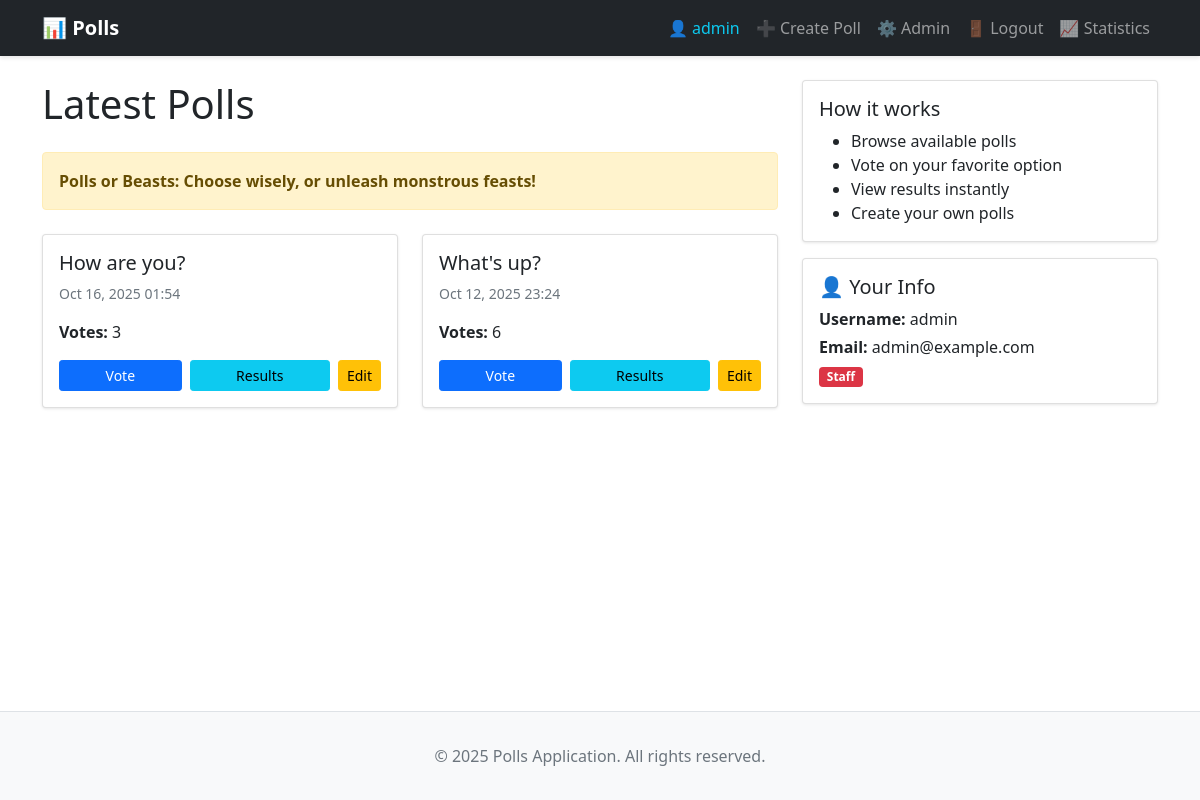
The page /polls/ (signed in) on the database its author committed.
### polls/models.py (models this page shows, shortened)
class Question(models.Model):
    question_text = models.CharField(max_length=200)
    pub_date = models.DateTimeField("date published")
    def get_total_votes(self):
        return sum(choice.votes for choice in self.choice_set.all())

class Choice(models.Model):
    question = models.ForeignKey(Question, on_delete=models.CASCADE)
    choice_text = models.CharField(max_length=200)
    votes = models.IntegerField(default=0)

### polls/views.py (the view)
# urls.py: path("", views.IndexView.as_view(), name="index"),
class IndexView(PollsBaseView, generic.ListView):
    template_name = "polls/index.html"
    context_object_name = "latest_question_list"
    def get_queryset(self):
        return Question.objects.filter(pub_date__lte=timezone.now()).order_by("-pub_date")[
               :5
               ]

### polls/views.py (called while the page is built)
    def get_slogan(self):
        return random.choice(self.slogans)

    def get_context_data(self, **kwargs):
        context = super().get_context_data(**kwargs)
        context['slogan'] = self.get_slogan()
        return context

### polls/templates/polls/index.html (shortened to what this page needs)
{% extends "base.html" %}
{% block content %}
<div class="row">
    <div class="col-lg-8">
        <h1 class="mb-4">Latest Polls</h1>
        {% if slogan %}
            <div class="alert alert-warning mb-4">
                <strong>{{ slogan }}</strong>
            </div>
        {% endif %}
        {% if latest_question_list %}
            <div class="row">
                {% for question in latest_question_list %}
                    <div class="col-md-6 mb-4">
                        <div class="card h-100">
                            <div class="card-body d-flex flex-column">
                                <h5 class="card-title">{{ question.question_text }}</h5>
                                <p class="card-text text-muted small">
                                    {{ question.pub_date|date:"M d, Y H:i" }}
                                </p>
                                <p class="card-text flex-grow-1">
                                    <strong>Votes:</strong>
                                    {{ question.get_total_votes }}
                                </p>
                                <div class="d-flex gap-2">
                                    <a href="{% url 'polls:detail' question.id %}" class="btn btn-primary btn-sm flex-grow-1">
                                        Vote
                                    </a>
                                    <a href="{% url 'polls:results' question.id %}" class="btn btn-info btn-sm flex-grow-1">
                                        Results
                                    </a>
                                    {% if user.is_staff %}
                                        <a href="{% url 'polls:poll_edit' question.id %}" class="btn btn-warning btn-sm">
                                            Edit
                                        </a>
                                    {% endif %}
                                </div>
                            </div>
                        </div>
                    </div>
                {% endfor %}
            </div>
        {% else %}
            <div class="alert alert-info">
                <h4>No polls available</h4>
                <p>There are no polls yet. {% if user.is_staff %}<a href="{% url 'polls:poll_new' %}">Create one!</a>{% endif %}</p>
            </div>
        {% endif %}
    </div>
    <div class="col-lg-4">
        <div class="card">
            <div class="card-body">
                <h5 class="card-title">How it works</h5>
                <ul class="mb-0">
                    <li>Browse available polls</li>
                    <li>Vote on your favorite option</li>
                    <li>View results instantly</li>
                    {% if user.is_authenticated and user.is_staff %}
                        <li>Create your own polls</li>
                    {% endif %}
                </ul>
            </div>
        </div>
        {% if user.is_authenticated %}
            <div class="card mt-3">
                <div class="card-body">
                    <h5 class="card-title">👤 Your Info</h5>
                    <p class="mb-1"><strong>Username:</strong> {{ user.username }}</p>
                    <p class="mb-1"><strong>Email:</strong> {{ user.email }}</p>
                    {% if user.is_staff %}
                        <p class="mb-0"><span class="badge bg-danger">Staff</span></p>
                    {% endif %}
                </div>
            </div>
        {% endif %}
    </div>
</div>
{% endblock %}

### templates/base.html (shortened to what this page needs)
<!DOCTYPE html>
<html lang="en">
<head>
    <link href="https://cdn.jsdelivr.net/npm/bootstrap@5.1.3/dist/css/bootstrap.min.css" rel="stylesheet">
</head>
<body>
    <nav class="navbar navbar-expand-lg navbar-dark bg-dark">
        <div class="container">
            <a class="navbar-brand" href="{% url 'polls:index' %}"><strong>📊 Polls</strong></a>
            <div class="collapse navbar-collapse" id="navbarNav">
                <ul class="navbar-nav ms-auto">
                    {% if user.is_authenticated %}
                        <li class="nav-item"><span class="nav-link text-info">👤 {{ user.username }}</span></li>
                        {% if user.is_staff %}
                            <li class="nav-item"><a class="nav-link" href="{% url 'polls:poll_new' %}">➕ Create Poll</a></li>
                            <li class="nav-item"><a class="nav-link" href="/admin/">⚙️ Admin</a></li>
                        {% endif %}
                        <li class="nav-item"><a class="nav-link" href="{% url 'account_logout' %}">🚪 Logout</a></li>
                    {% else %}
                        <li class="nav-item"><a class="nav-link" href="{% url 'account_login' %}">🔐 Login</a></li>
                        <li class="nav-item"><a class="nav-link" href="{% url 'account_signup' %}">📝 Register</a></li>
                    {% endif %}
                    <li class="nav-item"><a class="nav-link" href="{% url 'polls_analytics:statistics_index' %}">📈 Statistics</a></li>
                </ul>
            </div>
        </div>
    </nav>
    <main class="container mt-4 mb-4">
        {% block content %}{% endblock %}
    </main>
    <footer class="footer">
        <div class="container text-center">
            <p class="text-muted mb-0">&copy; {% now "Y" %} Polls Application. All rights reserved.</p>
        </div>
    </footer>
</body>
</html>

### templates/base.html (style rules this page uses)
body { display: flex; flex-direction: column; min-height: 100vh; }
.navbar { box-shadow: 0 2px 4px rgba(0,0,0,0.1); animation: slideIn 0.5s ease-out; }
main { flex: 1; animation: fadeIn 0.5s ease-in; }
.footer { background-color: #f8f9fa; border-top: 1px solid #dee2e6; margin-top: 3rem; padding: 2rem 0; }
.card { box-shadow: 0 1px 3px rgba(0,0,0,0.1); animation: slideIn 0.3s ease-out; }
.btn { transition: all 0.2s ease; }
a { transition: color 0.2s ease; }
.alert { animation: slideIn 0.3s ease-out; }

### rows shown on the page
Question: question_text "How are you?", pub_date "Oct 16, 2025 01:54", get_total_votes "3"
Question: question_text "What's up?", pub_date "Oct 12, 2025 23:24", get_total_votes "6"

### other values the page prints
{{ user.username }} "admin"
{{ slogan }} "Polls or Beasts: Choose wisely, or unleash monstrous feasts!"
{{ user.email }} "admin@example.com"
